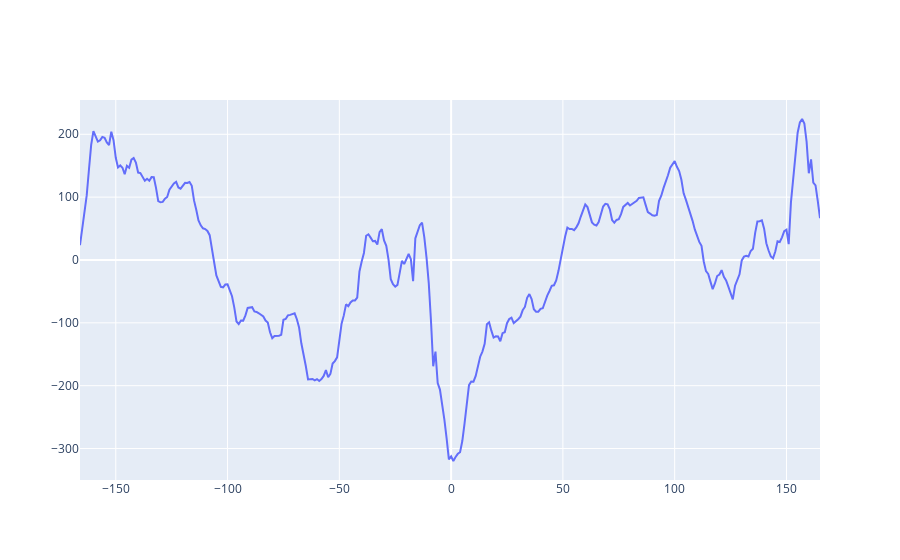

This figure's notebook cell:
### Code cell
cross_Cor = np.correlate(omega_hat, chase_df.loc[:,'error_phi'], mode='full')
x_Axis = np.arange(-len(omega_hat), len(omega_hat), 1)
fig = go.Figure(data=go.Scatter(x = x_Axis, y=cross_Cor))
fig.show()
fig.write_html("../dataFolders/MuscaChasingMusca/Sampled1K_Figures/Chase_relationships_v1/" + name + "phi_cross_cor.html")

### Figure 1 — Plotly figure (JSON) as saved in the notebook; plotly's stock layout.template omitted (floating-point values rounded to 4 significant figures; data arrays with more than 128 entries replaced by an {"elided": "..."} marker saying what was removed)
{"data": [{"type": "scatter", "x": {"elided": "332 int values"}, "y": {"elided": "333 float values"}}], "layout": {}}
